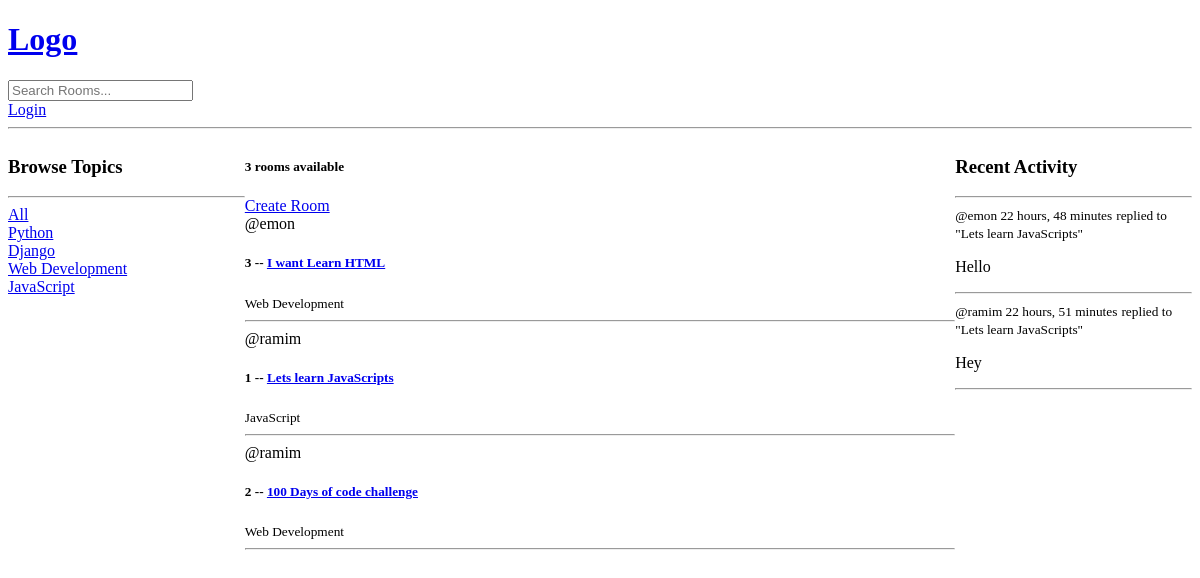
The app's page /, older data.
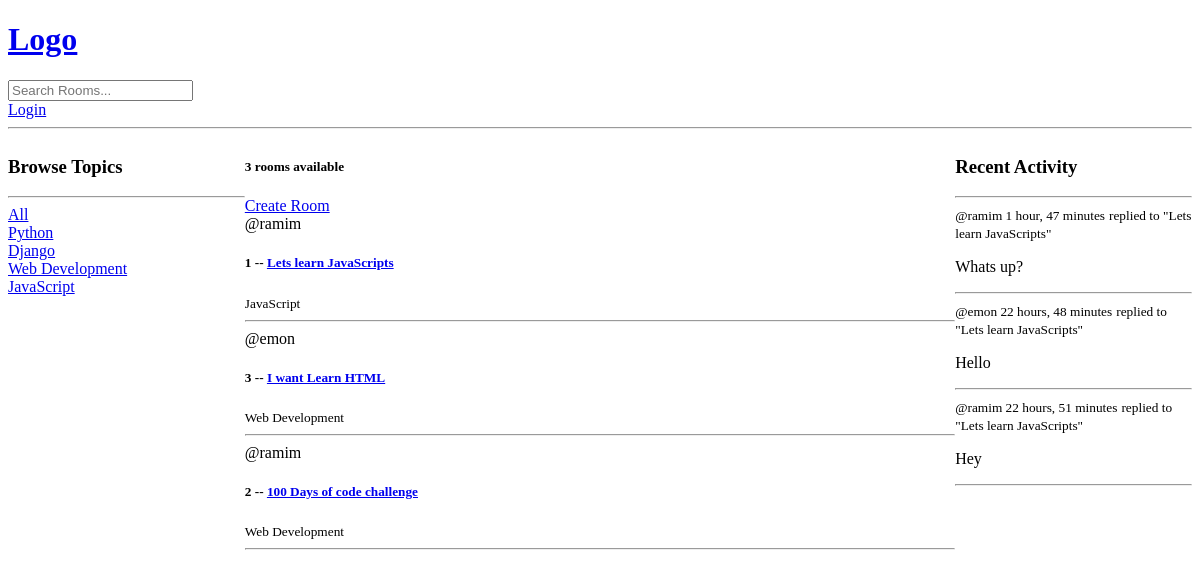
The same page, newer data.
### base/models.py (models this page shows, shortened)
class Topic(models.Model):
  name = models.CharField(max_length=200)

class Room(models.Model):
  host = models.ForeignKey(User, on_delete=models.SET_NULL, null=True)
  topic = models.ForeignKey(Topic, on_delete=models.SET_NULL, null=True)#if the topic parent class is deleted the room child model is not deleted null = True allowed in the database
  name = models.CharField(max_length=200)
  description = models.TextField(null=True, blank=True) #it can be blank by null=True, blank=True means the submitted form can also be true
  participants = models.ManyToManyField(User, related_name='participants', blank=True)
  updated = models.DateTimeField(auto_now=True) #takes the time when every time the save method is called
  created = models.DateTimeField(auto_now_add=True) #only take the time when we first save or create this instance(initial time)
  class Meta:
    ordering = ['-updated', '-created']
  def __str__(self):
    return self.name #it will return the name of the class in the admin panel

class Message(models.Model):
    user = models.ForeignKey(User, on_delete=models.CASCADE) #the User model is defined in default
    room = models.ForeignKey(Room, on_delete=models.CASCADE)#(parent name(Room) many to one relationship, value when the parent model(Room) is deleted the child model(Message) is also deleted)
    body = models.TextField()
    update = models.DateTimeField(auto_now=True)
    created = models.DateTimeField(auto_now_add=True)
    class Meta:
        ordering = ['-created']
    def __str__(self):
      return self.body[0:50]

### base/views.py (the view)
# urls.py: path('', views.home, name="home"),
def home(request):
  q = request.GET.get('q') if request.GET.get('q') != None else ''
  rooms = Room.objects.filter(
    Q(topic__name__icontains=q) |
    Q(name__icontains=q) |
    Q(description__icontains=q)
  )
  topics = Topic.objects.all()
  room_count=rooms.count()
  room_messages = Message.objects.filter(Q(room__topic__name__icontains=q))
  context = {'rooms':rooms, 'topics':topics, 'room_count':room_count, 'room_messages':room_messages}
  return render(request, 'base/home.html', context)

### base/templates/base/home.html (shortened to what this page needs)
{% extends 'main.html' %}
{% block content %}
<div class="home-container">
  <div>{% include 'base/topic_component.html' %}</div>
  <div>
    <h5>{{room_count}} rooms available</h5>
    <a href="{% url 'create-room' %}">Create Room</a>
    {% include 'base/feed_component.html' %}
  </div>
  <div>
    {% include 'base/activity_component.html' %}
  </div>
</div>
{% endblock content %}

### base/templates/base/topic_component.html
<h3>Browse Topics</h3>
<hr>
<div>
  <a href="{% url 'home' %}">All</a>
</div>
{% for topic in topics %}
  <div>
    <a href="{% url 'home' %}?q={{topic.name}}">{{topic.name}}</a>
  </div>
{% endfor %}

### base/templates/base/feed_component.html (shortened to what this page needs)
<div>
  {% for room in rooms %}
    <div>
      <span>@{{room.host.username}}</span>
      <h5>{{room.id}} -- <a href="{% url 'room' room.id %}">{{room.name}}</a></h5>
      <small>{{room.topic.name}}</small>
      <hr>
    </div>
  {% endfor %}
</div>

### base/templates/base/activity_component.html (shortened to what this page needs)
<h3>Recent Activity</h3>
<hr>
{% for message in room_messages %}
  <div>
    <small>@{{ message.user }} {{ message.created|timesince }}</small>
    <small>replied to "{{ message.room }}"</small>
    <p>{{ message }}</p>
    <hr>
  </div>
{% endfor %}

Row changes from the older to the newer data that the page shows:
changed Room "Lets learn JavaScripts": moves up the list
added Message: user "ramim", created "1 hour, 47 minutes", room "Lets learn JavaScripts", body "Whats up?"
